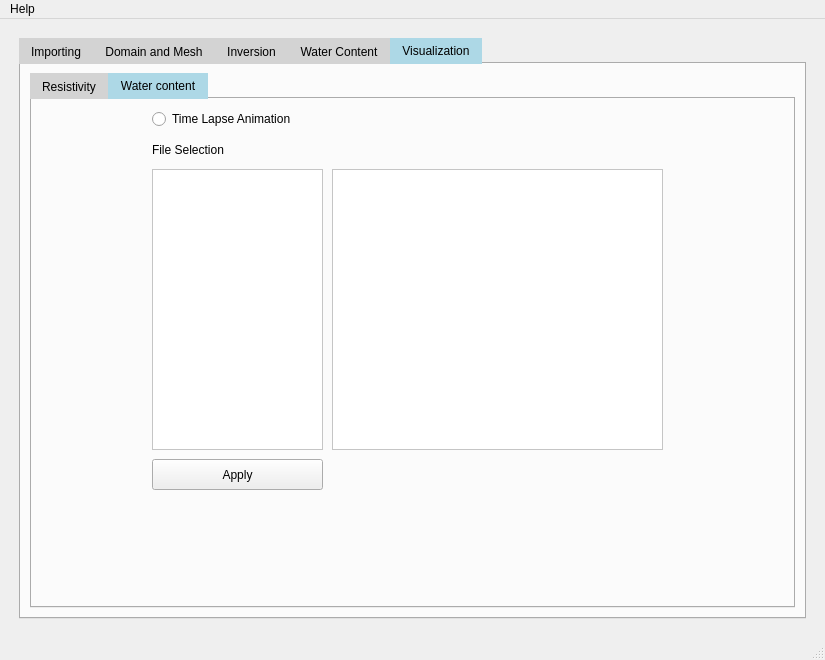
<?xml version="1.0" encoding="UTF-8"?>
<ui version="4.0">
 <class>MainWindow</class>
 <widget class="QMainWindow" name="MainWindow">
  <property name="geometry">
   <rect>
    <x>0</x>
    <y>0</y>
    <width>825</width>
    <height>660</height>
   </rect>
  </property>
  <property name="windowTitle">
   <string>MainWindow</string>
  </property>
  <property name="autoFillBackground">
   <bool>true</bool>
  </property>
  <widget class="QWidget" name="centralwidget">
   <property name="styleSheet">
    <string notr="true">QTabBar::tab:selected {
    background: lightblue;
    color: black;
}
QTabBar::tab:!selected {
    background: lightgray;
    color: black;
}</string>
   </property>
   <layout class="QVBoxLayout" name="verticalLayout">
    <item>
     <widget class="QWidget" name="verticalWidget" native="true">
      <layout class="QHBoxLayout" name="horizontalLayout_2" stretch="0">
       <property name="spacing">
        <number>10</number>
       </property>
       <property name="leftMargin">
        <number>10</number>
       </property>
       <property name="topMargin">
        <number>10</number>
       </property>
       <property name="rightMargin">
        <number>10</number>
       </property>
       <property name="bottomMargin">
        <number>10</number>
       </property>
       <item>
        <widget class="QTabWidget" name="tabWidget_Importing">
         <property name="sizePolicy">
          <sizepolicy hsizetype="Expanding" vsizetype="Expanding">
           <horstretch>0</horstretch>
           <verstretch>0</verstretch>
          </sizepolicy>
         </property>
         <property name="minimumSize">
          <size>
           <width>781</width>
           <height>571</height>
          </size>
         </property>
         <property name="mouseTracking">
          <bool>true</bool>
         </property>
         <property name="autoFillBackground">
          <bool>false</bool>
         </property>
         <property name="styleSheet">
          <string notr="true"/>
         </property>
         <property name="currentIndex">
          <number>4</number>
         </property>
         <widget class="QWidget" name="Importing">
          <attribute name="title">
           <string>Importing</string>
          </attribute>
          <layout class="QVBoxLayout" name="verticalLayout_5">
           <item>
            <widget class="QTabWidget" name="tabWidget_Data">
             <property name="autoFillBackground">
              <bool>false</bool>
             </property>
             <property name="styleSheet">
              <string notr="true">color: rgb(0, 0, 0);
border-top-color: rgb(0, 0, 0);</string>
             </property>
             <property name="currentIndex">
              <number>1</number>
             </property>
             <widget class="QWidget" name="Data">
              <attribute name="title">
               <string>Data</string>
              </attribute>
              <widget class="QListWidget" name="listWidget_file_list">
               <property name="geometry">
                <rect>
                 <x>130</x>
                 <y>20</y>
                 <width>461</width>
                 <height>451</height>
                </rect>
               </property>
               <property name="styleSheet">
                <string notr="true">background: rgb(255, 255, 255)</string>
               </property>
              </widget>
              <widget class="QPushButton" name="pushButton_Import">
               <property name="geometry">
                <rect>
                 <x>630</x>
                 <y>440</y>
                 <width>82</width>
                 <height>32</height>
                </rect>
               </property>
               <property name="text">
                <string>Import</string>
               </property>
              </widget>
              <widget class="QPushButton" name="pushButton_importfile">
               <property name="geometry">
                <rect>
                 <x>610</x>
                 <y>111</y>
                 <width>141</width>
                 <height>41</height>
                </rect>
               </property>
               <property name="text">
                <string>Choose your file</string>
               </property>
              </widget>
             </widget>
             <widget class="QWidget" name="Pre_processing">
              <attribute name="title">
               <string>Pre_processing</string>
              </attribute>
              <widget class="QPushButton" name="pushButton_Transfer_Data">
               <property name="geometry">
                <rect>
                 <x>610</x>
                 <y>110</y>
                 <width>126</width>
                 <height>41</height>
                </rect>
               </property>
               <property name="text">
                <string>Transfer Data</string>
               </property>
              </widget>
              <widget class="QPushButton" name="pushButton_next_to_visualization">
               <property name="geometry">
                <rect>
                 <x>605</x>
                 <y>459</y>
                 <width>146</width>
                 <height>32</height>
                </rect>
               </property>
               <property name="text">
                <string>Next-multiple file</string>
               </property>
              </widget>
              <widget class="QTextBrowser" name="textBrowser_showdata">
               <property name="geometry">
                <rect>
                 <x>130</x>
                 <y>20</y>
                 <width>461</width>
                 <height>451</height>
                </rect>
               </property>
               <property name="styleSheet">
                <string notr="true">background: rgb(255, 255, 255)</string>
               </property>
              </widget>
              <widget class="QPushButton" name="pushButton_next_to_domain">
               <property name="geometry">
                <rect>
                 <x>605</x>
                 <y>425</y>
                 <width>134</width>
                 <height>32</height>
                </rect>
               </property>
               <property name="text">
                <string>Next-single file</string>
               </property>
              </widget>
             </widget>
            </widget>
           </item>
          </layout>
         </widget>
         <widget class="QWidget" name="Domain_Mesh">
          <attribute name="title">
           <string>Domain and Mesh</string>
          </attribute>
          <widget class="QTabWidget" name="tabWidget">
           <property name="geometry">
            <rect>
             <x>40</x>
             <y>0</y>
             <width>731</width>
             <height>541</height>
            </rect>
           </property>
           <property name="currentIndex">
            <number>0</number>
           </property>
           <widget class="QWidget" name="Domain">
            <attribute name="title">
             <string>Domain</string>
            </attribute>
            <widget class="QSpinBox" name="spinBox_startX">
             <property name="geometry">
              <rect>
               <x>210</x>
               <y>20</y>
               <width>40</width>
               <height>21</height>
              </rect>
             </property>
            </widget>
            <widget class="QGraphicsView" name="graphicsView_domain">
             <property name="geometry">
              <rect>
               <x>100</x>
               <y>100</y>
               <width>511</width>
               <height>311</height>
              </rect>
             </property>
             <property name="styleSheet">
              <string notr="true">background-color: rgb(255, 255, 255);</string>
             </property>
            </widget>
            <widget class="QPushButton" name="pushButton_domain_apply">
             <property name="geometry">
              <rect>
               <x>500</x>
               <y>20</y>
               <width>101</width>
               <height>51</height>
              </rect>
             </property>
             <property name="text">
              <string>Apply</string>
             </property>
            </widget>
            <widget class="QPushButton" name="pushButton_next_to_mesh">
             <property name="geometry">
              <rect>
               <x>530</x>
               <y>430</y>
               <width>71</width>
               <height>32</height>
              </rect>
             </property>
             <property name="text">
              <string>Next</string>
             </property>
            </widget>
            <widget class="QPushButton" name="pushButton_domain_save">
             <property name="geometry">
              <rect>
               <x>110</x>
               <y>430</y>
               <width>73</width>
               <height>32</height>
              </rect>
             </property>
             <property name="text">
              <string>Save</string>
             </property>
            </widget>
            <widget class="QLabel" name="label_start">
             <property name="geometry">
              <rect>
               <x>117</x>
               <y>20</y>
               <width>41</width>
               <height>21</height>
              </rect>
             </property>
             <property name="styleSheet">
              <string notr="true">background-color: rgb(255, 255, 255);
color: rgb(0, 0, 0);</string>
             </property>
             <property name="text">
              <string>Start</string>
             </property>
            </widget>
            <widget class="QLabel" name="label_end">
             <property name="geometry">
              <rect>
               <x>117</x>
               <y>50</y>
               <width>41</width>
               <height>21</height>
              </rect>
             </property>
             <property name="styleSheet">
              <string notr="true">background-color: rgb(255, 255, 255);
color: rgb(0, 0, 0);</string>
             </property>
             <property name="text">
              <string>End</string>
             </property>
            </widget>
            <widget class="QSpinBox" name="spinBox_endX">
             <property name="geometry">
              <rect>
               <x>210</x>
               <y>50</y>
               <width>40</width>
               <height>20</height>
              </rect>
             </property>
            </widget>
            <widget class="QSpinBox" name="spinBox_stratY">
             <property name="geometry">
              <rect>
               <x>290</x>
               <y>20</y>
               <width>40</width>
               <height>20</height>
              </rect>
             </property>
            </widget>
            <widget class="QSpinBox" name="spinBox_endY">
             <property name="geometry">
              <rect>
               <x>290</x>
               <y>50</y>
               <width>40</width>
               <height>21</height>
              </rect>
             </property>
            </widget>
           </widget>
           <widget class="QWidget" name="Mesh">
            <attribute name="title">
             <string>Mesh</string>
            </attribute>
            <widget class="QLabel" name="label_quality">
             <property name="geometry">
              <rect>
               <x>120</x>
               <y>20</y>
               <width>51</width>
               <height>21</height>
              </rect>
             </property>
             <property name="styleSheet">
              <string notr="true">background-color: rgb(255, 255, 255);
color: rgb(0, 0, 0);</string>
             </property>
             <property name="text">
              <string>Quality</string>
             </property>
            </widget>
            <widget class="QLabel" name="label_area">
             <property name="geometry">
              <rect>
               <x>120</x>
               <y>50</y>
               <width>51</width>
               <height>21</height>
              </rect>
             </property>
             <property name="styleSheet">
              <string notr="true">background-color: rgb(255, 255, 255);
color: rgb(0, 0, 0);</string>
             </property>
             <property name="text">
              <string>Area</string>
             </property>
            </widget>
            <widget class="QDoubleSpinBox" name="doubleSpinBox_quality">
             <property name="geometry">
              <rect>
               <x>210</x>
               <y>20</y>
               <width>62</width>
               <height>21</height>
              </rect>
             </property>
            </widget>
            <widget class="QDoubleSpinBox" name="doubleSpinBox_area">
             <property name="geometry">
              <rect>
               <x>210</x>
               <y>50</y>
               <width>62</width>
               <height>21</height>
              </rect>
             </property>
            </widget>
            <widget class="QPushButton" name="pushButton_WA">
             <property name="geometry">
              <rect>
               <x>290</x>
               <y>10</y>
               <width>161</width>
               <height>32</height>
              </rect>
             </property>
             <property name="text">
              <string>Wenner Array (WA)</string>
             </property>
            </widget>
            <widget class="QPushButton" name="pushButton_DD">
             <property name="geometry">
              <rect>
               <x>290</x>
               <y>50</y>
               <width>161</width>
               <height>31</height>
              </rect>
             </property>
             <property name="text">
              <string>Dipole-Dipole (DD)</string>
             </property>
            </widget>
            <widget class="QGraphicsView" name="graphicsView_mesh">
             <property name="geometry">
              <rect>
               <x>100</x>
               <y>100</y>
               <width>511</width>
               <height>311</height>
              </rect>
             </property>
             <property name="styleSheet">
              <string notr="true">background-color: rgb(255, 255, 255);</string>
             </property>
            </widget>
            <widget class="QPushButton" name="pushButton_mesh_save">
             <property name="geometry">
              <rect>
               <x>110</x>
               <y>430</y>
               <width>73</width>
               <height>31</height>
              </rect>
             </property>
             <property name="text">
              <string>Save</string>
             </property>
            </widget>
            <widget class="QPushButton" name="pushButton_next_to_inversion">
             <property name="geometry">
              <rect>
               <x>530</x>
               <y>430</y>
               <width>71</width>
               <height>32</height>
              </rect>
             </property>
             <property name="text">
              <string>Next</string>
             </property>
            </widget>
           </widget>
          </widget>
         </widget>
         <widget class="QWidget" name="Inversion">
          <attribute name="title">
           <string>Inversion</string>
          </attribute>
          <widget class="QPushButton" name="pushButton_inversion_apply">
           <property name="geometry">
            <rect>
             <x>470</x>
             <y>30</y>
             <width>111</width>
             <height>51</height>
            </rect>
           </property>
           <property name="text">
            <string>Apply</string>
           </property>
          </widget>
          <widget class="QPushButton" name="pushButton_inversion_save">
           <property name="geometry">
            <rect>
             <x>150</x>
             <y>450</y>
             <width>71</width>
             <height>31</height>
            </rect>
           </property>
           <property name="text">
            <string>Save</string>
           </property>
          </widget>
          <widget class="QLabel" name="label_Lambda">
           <property name="geometry">
            <rect>
             <x>250</x>
             <y>50</y>
             <width>61</width>
             <height>16</height>
            </rect>
           </property>
           <property name="styleSheet">
            <string notr="true">background-color: rgb(255, 255, 255);
color: rgb(0, 0, 0);</string>
           </property>
           <property name="text">
            <string>Lambda</string>
           </property>
          </widget>
          <widget class="QLabel" name="label_dPhi">
           <property name="geometry">
            <rect>
             <x>250</x>
             <y>80</y>
             <width>61</width>
             <height>16</height>
            </rect>
           </property>
           <property name="styleSheet">
            <string notr="true">background-color: rgb(255, 255, 255);
color: rgb(0, 0, 0);
text-align: center;</string>
           </property>
           <property name="text">
            <string>dPhi</string>
           </property>
          </widget>
          <widget class="QGraphicsView" name="graphicsView_inversion">
           <property name="geometry">
            <rect>
             <x>140</x>
             <y>120</y>
             <width>511</width>
             <height>311</height>
            </rect>
           </property>
           <property name="styleSheet">
            <string notr="true">background-color: rgb(255, 255, 255);</string>
           </property>
          </widget>
          <widget class="QPushButton" name="pushButton_next_to_watercontent">
           <property name="geometry">
            <rect>
             <x>560</x>
             <y>450</y>
             <width>71</width>
             <height>32</height>
            </rect>
           </property>
           <property name="text">
            <string>Next</string>
           </property>
          </widget>
          <widget class="QSpinBox" name="spinBox_Iterations">
           <property name="geometry">
            <rect>
             <x>330</x>
             <y>20</y>
             <width>40</width>
             <height>20</height>
            </rect>
           </property>
           <property name="value">
            <number>5</number>
           </property>
          </widget>
          <widget class="QSpinBox" name="spinBox_dPhi">
           <property name="geometry">
            <rect>
             <x>330</x>
             <y>80</y>
             <width>40</width>
             <height>20</height>
            </rect>
           </property>
           <property name="value">
            <number>1</number>
           </property>
          </widget>
          <widget class="QSpinBox" name="spinBox_Lambda">
           <property name="geometry">
            <rect>
             <x>330</x>
             <y>50</y>
             <width>40</width>
             <height>20</height>
            </rect>
           </property>
           <property name="value">
            <number>5</number>
           </property>
          </widget>
          <widget class="QLabel" name="label_iterations">
           <property name="geometry">
            <rect>
             <x>250</x>
             <y>20</y>
             <width>61</width>
             <height>16</height>
            </rect>
           </property>
           <property name="styleSheet">
            <string notr="true">background-color: rgb(255, 255, 255);
color: rgb(0, 0, 0);</string>
           </property>
           <property name="text">
            <string>Iterations</string>
           </property>
          </widget>
         </widget>
         <widget class="QWidget" name="Water_content">
          <attribute name="title">
           <string>Water Content</string>
          </attribute>
          <widget class="QDoubleSpinBox" name="doubleSpinBox_Temperature">
           <property name="geometry">
            <rect>
             <x>360</x>
             <y>40</y>
             <width>61</width>
             <height>31</height>
            </rect>
           </property>
           <property name="decimals">
            <number>1</number>
           </property>
           <property name="singleStep">
            <double>0.100000000000000</double>
           </property>
           <property name="value">
            <double>25.000000000000000</double>
           </property>
          </widget>
          <widget class="QPushButton" name="pushButton_watercontent_calculate">
           <property name="geometry">
            <rect>
             <x>150</x>
             <y>450</y>
             <width>81</width>
             <height>31</height>
            </rect>
           </property>
           <property name="text">
            <string>Calculate</string>
           </property>
          </widget>
          <widget class="QLabel" name="label_Temperature">
           <property name="geometry">
            <rect>
             <x>240</x>
             <y>50</y>
             <width>91</width>
             <height>16</height>
            </rect>
           </property>
           <property name="styleSheet">
            <string notr="true">background-color: rgb(255, 255, 255);
color: rgb(0, 0, 0);</string>
           </property>
           <property name="text">
            <string>Temperature</string>
           </property>
          </widget>
          <widget class="QGraphicsView" name="graphicsView_watercontent">
           <property name="geometry">
            <rect>
             <x>140</x>
             <y>120</y>
             <width>511</width>
             <height>311</height>
            </rect>
           </property>
           <property name="styleSheet">
            <string notr="true">background-color: rgb(255, 255, 255);</string>
           </property>
          </widget>
          <widget class="QPushButton" name="pushButton_next_to_vis">
           <property name="geometry">
            <rect>
             <x>560</x>
             <y>450</y>
             <width>71</width>
             <height>32</height>
            </rect>
           </property>
           <property name="text">
            <string>Next</string>
           </property>
          </widget>
          <widget class="QPushButton" name="pushButton_import_soil_field">
           <property name="geometry">
            <rect>
             <x>460</x>
             <y>40</y>
             <width>201</width>
             <height>31</height>
            </rect>
           </property>
           <property name="text">
            <string>Import Soil Temperatue Field</string>
           </property>
          </widget>
         </widget>
         <widget class="QWidget" name="Visualization">
          <attribute name="title">
           <string>Visualization</string>
          </attribute>
          <layout class="QHBoxLayout" name="horizontalLayout_5">
           <item>
            <widget class="QTabWidget" name="tabWidget_3">
             <property name="currentIndex">
              <number>1</number>
             </property>
             <widget class="QWidget" name="Vis_resistivity">
              <attribute name="title">
               <string>Resistivity</string>
              </attribute>
              <widget class="QRadioButton" name="radioButton_vis_res_ani">
               <property name="geometry">
                <rect>
                 <x>120</x>
                 <y>10</y>
                 <width>161</width>
                 <height>20</height>
                </rect>
               </property>
               <property name="text">
                <string>Time Lapse Animation</string>
               </property>
              </widget>
              <widget class="QLabel" name="label_resistivity_file">
               <property name="geometry">
                <rect>
                 <x>120</x>
                 <y>40</y>
                 <width>91</width>
                 <height>21</height>
                </rect>
               </property>
               <property name="styleSheet">
                <string notr="true">background-color: rgba(255, 255, 255, 0);</string>
               </property>
               <property name="text">
                <string>File Selection</string>
               </property>
              </widget>
              <widget class="QListView" name="listView_vis_res_pic">
               <property name="geometry">
                <rect>
                 <x>120</x>
                 <y>70</y>
                 <width>171</width>
                 <height>281</height>
                </rect>
               </property>
               <property name="styleSheet">
                <string notr="true">background-color: rgb(255, 255, 255);</string>
               </property>
              </widget>
              <widget class="QPushButton" name="pushButton_vis_res_apply">
               <property name="geometry">
                <rect>
                 <x>120</x>
                 <y>360</y>
                 <width>171</width>
                 <height>31</height>
                </rect>
               </property>
               <property name="text">
                <string>Apply</string>
               </property>
              </widget>
              <widget class="QGraphicsView" name="graphicsView_vis_resistivity">
               <property name="geometry">
                <rect>
                 <x>300</x>
                 <y>70</y>
                 <width>331</width>
                 <height>281</height>
                </rect>
               </property>
               <property name="styleSheet">
                <string notr="true">background-color: rgb(255, 255, 255);</string>
               </property>
              </widget>
             </widget>
             <widget class="QWidget" name="Vis_water_content">
              <attribute name="title">
               <string>Water content</string>
              </attribute>
              <widget class="QRadioButton" name="radioButton_vis_water_ani">
               <property name="geometry">
                <rect>
                 <x>120</x>
                 <y>10</y>
                 <width>161</width>
                 <height>20</height>
                </rect>
               </property>
               <property name="text">
                <string>Time Lapse Animation</string>
               </property>
              </widget>
              <widget class="QLabel" name="label_water_file">
               <property name="geometry">
                <rect>
                 <x>120</x>
                 <y>40</y>
                 <width>91</width>
                 <height>21</height>
                </rect>
               </property>
               <property name="styleSheet">
                <string notr="true">background-color: rgba(255, 255, 255, 0);</string>
               </property>
               <property name="text">
                <string>File Selection</string>
               </property>
              </widget>
              <widget class="QListView" name="listView_vis_water_pic">
               <property name="geometry">
                <rect>
                 <x>120</x>
                 <y>70</y>
                 <width>171</width>
                 <height>281</height>
                </rect>
               </property>
               <property name="styleSheet">
                <string notr="true">background-color: rgb(255, 255, 255);</string>
               </property>
              </widget>
              <widget class="QPushButton" name="pushButton_vis_water_apply">
               <property name="geometry">
                <rect>
                 <x>120</x>
                 <y>360</y>
                 <width>171</width>
                 <height>31</height>
                </rect>
               </property>
               <property name="text">
                <string>Apply</string>
               </property>
              </widget>
              <widget class="QGraphicsView" name="graphicsView_vis_watercontent">
               <property name="geometry">
                <rect>
                 <x>300</x>
                 <y>70</y>
                 <width>331</width>
                 <height>281</height>
                </rect>
               </property>
               <property name="styleSheet">
                <string notr="true">background-color: rgb(255, 255, 255);</string>
               </property>
              </widget>
             </widget>
            </widget>
           </item>
          </layout>
         </widget>
        </widget>
       </item>
      </layout>
     </widget>
    </item>
   </layout>
  </widget>
  <widget class="QStatusBar" name="statusbar"/>
  <widget class="QMenuBar" name="menubar">
   <property name="geometry">
    <rect>
     <x>0</x>
     <y>0</y>
     <width>825</width>
     <height>24</height>
    </rect>
   </property>
   <widget class="QMenu" name="menuHelp">
    <property name="title">
     <string>Help</string>
    </property>
    <addaction name="actionGuidline"/>
    <addaction name="actionContract"/>
   </widget>
   <addaction name="menuHelp"/>
  </widget>
  <action name="actionNew">
   <property name="text">
    <string>New</string>
   </property>
  </action>
  <action name="actionOpen">
   <property name="text">
    <string>Open</string>
   </property>
  </action>
  <action name="actionSave">
   <property name="text">
    <string>Save</string>
   </property>
  </action>
  <action name="actionGuidline">
   <property name="text">
    <string>Guidline</string>
   </property>
  </action>
  <action name="actionContract">
   <property name="text">
    <string>Contract</string>
   </property>
  </action>
 </widget>
 <resources/>
 <connections>
  <connection>
   <sender>pushButton_importfile</sender>
   <signal>clicked()</signal>
   <receiver>listWidget_file_list</receiver>
   <slot>clear()</slot>
   <hints>
    <hint type="sourcelabel">
     <x>283</x>
     <y>140</y>
    </hint>
    <hint type="destinationlabel">
     <x>283</x>
     <y>149</y>
    </hint>
   </hints>
  </connection>
  <connection>
   <sender>pushButton_Import</sender>
   <signal>clicked()</signal>
   <receiver>tabWidget_Data</receiver>
   <slot>close()</slot>
   <hints>
    <hint type="sourcelabel">
     <x>320</x>
     <y>140</y>
    </hint>
    <hint type="destinationlabel">
     <x>627</x>
     <y>366</y>
    </hint>
   </hints>
  </connection>
  <connection>
   <sender>pushButton_next_to_domain</sender>
   <signal>clicked()</signal>
   <receiver>tabWidget_Importing</receiver>
   <slot>close()</slot>
   <hints>
    <hint type="sourcelabel">
     <x>744</x>
     <y>338</y>
    </hint>
    <hint type="destinationlabel">
     <x>649</x>
     <y>359</y>
    </hint>
   </hints>
  </connection>
  <connection>
   <sender>pushButton_Transfer_Data</sender>
   <signal>clicked()</signal>
   <receiver>textBrowser_showdata</receiver>
   <slot>clear()</slot>
   <hints>
    <hint type="sourcelabel">
     <x>722</x>
     <y>264</y>
    </hint>
    <hint type="destinationlabel">
     <x>427</x>
     <y>329</y>
    </hint>
   </hints>
  </connection>
 </connections>
</ui>
